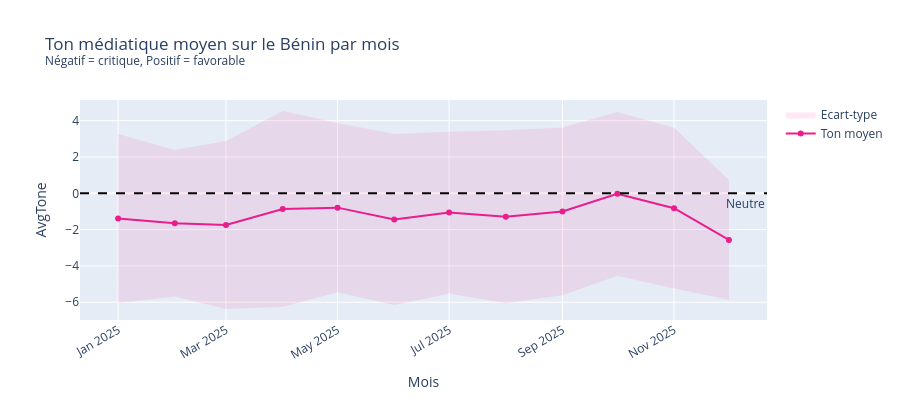

Source (notebook cell):
### Markdown cell above
---
## VIZ 3 — Evolution du ton médiatique
**Question** : Le regard des médias mondiaux sur le Bénin est-il plutôt positif ou négatif ? Evolue-t-il dans le temps ?

### Code cell
if COL_TONE:
    tone_monthly = df.groupby('_month')[COL_TONE].agg(['mean', 'median', 'std']).reset_index()
    tone_monthly.columns = ['mois', 'moyenne', 'mediane', 'ecart_type']
    tone_monthly = tone_monthly.sort_values('mois')

    fig = go.Figure()

    # Bande écart-type
    fig.add_trace(go.Scatter(
        x=list(tone_monthly['mois']) + list(tone_monthly['mois'])[::-1],
        y=list(tone_monthly['moyenne'] + tone_monthly['ecart_type']) +
          list((tone_monthly['moyenne'] - tone_monthly['ecart_type'])[::-1]),
        fill='toself', fillcolor='rgba(233,30,140,0.10)',
        line=dict(color='rgba(0,0,0,0)'), name='Ecart-type'
    ))

    fig.add_trace(go.Scatter(
        x=tone_monthly['mois'], y=tone_monthly['moyenne'],
        mode='lines+markers', name='Ton moyen',
        line=dict(color='#e91e8c', width=2)
    ))

    fig.add_hline(y=0, line_dash='dash', line_color='black',
                  annotation_text='Neutre', annotation_position='bottom right')

    fig.update_layout(
        title='Ton médiatique moyen sur le Bénin par mois<br><sup>Négatif = critique, Positif = favorable</sup>',
        xaxis_title='Mois', yaxis_title='AvgTone',
        xaxis_tickangle=-30, height=400
    )
    fig.show()

    print(f"Ton moyen global  : {df[COL_TONE].mean():.2f}")
    print(f"Mois le + positif : {tone_monthly.loc[tone_monthly['moyenne'].idxmax(), 'mois']} ({tone_monthly['moyenne'].max():.2f})")
    print(f"Mois le + négatif : {tone_monthly.loc[tone_monthly['moyenne'].idxmin(), 'mois']} ({tone_monthly['moyenne'].min():.2f})")

### Figure 1 — Plotly figure (JSON) as saved in the notebook; plotly's stock layout.template omitted (floating-point values rounded to 4 significant figures)
{"data": [{"fill": "toself", "fillcolor": "rgba(233,30,140,0.10)", "line": {"color": "rgba(0,0,0,0)"}, "name": "Ecart-type", "type": "scatter", "x": ["2025-01", "2025-02", "2025-03", "2025-04", "2025-05", "2025-06", "2025-07", "2025-08", "2025-09", "2025-10", "2025-11", "2025-12", "2025-12", "2025-11", "2025-10", "2025-09", "2025-08", "2025-07", "2025-06", "2025-05", "2025-04", "2025-03", "2025-02", "2025-01"], "y": [3.273, 2.389, 2.889, 4.536, 3.87, 3.271, 3.395, 3.479, 3.625, 4.478, 3.609, 0.7322, -5.867, -5.25, -4.538, -5.62, -6.058, -5.522, -6.16, -5.448, -6.256, -6.375, -5.689, -6.049]}, {"line": {"color": "#e91e8c", "width": 2}, "mode": "lines+markers", "name": "Ton moyen", "type": "scatter", "x": ["2025-01", "2025-02", "2025-03", "2025-04", "2025-05", "2025-06", "2025-07", "2025-08", "2025-09", "2025-10", "2025-11", "2025-12"], "y": [-1.388, -1.65, -1.743, -0.8601, -0.7892, -1.444, -1.064, -1.29, -0.9976, -0.02996, -0.8204, -2.568]}], "layout": {"annotations": [{"showarrow": false, "text": "Neutre", "x": 1, "xanchor": "right", "xref": "x domain", "y": 0, "yanchor": "top", "yref": "y"}], "height": 400, "shapes": [{"line": {"color": "black", "dash": "dash"}, "type": "line", "x0": 0, "x1": 1, "xref": "x domain", "y0": 0, "y1": 0, "yref": "y"}], "title": {"text": "Ton médiatique moyen sur le Bénin par mois<br><sup>Négatif = critique, Positif = favorable</sup>"}, "xaxis": {"tickangle": -30, "title": {"text": "Mois"}}, "yaxis": {"title": {"text": "AvgTone"}}}}
